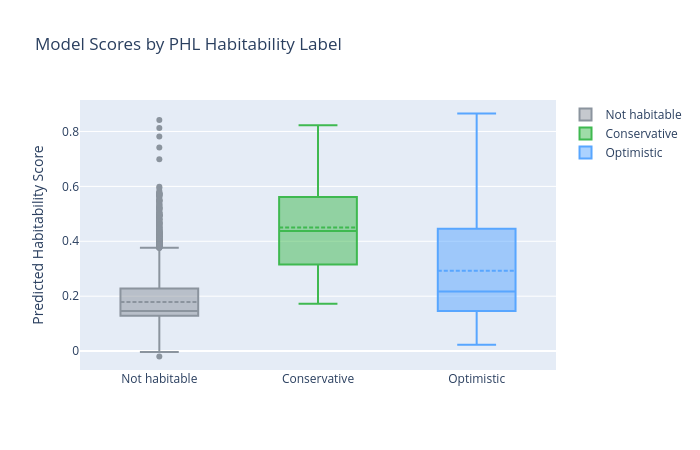

The notebook cell saved with this chart:
### Markdown cell above
### 7.2 PHL Expert Label Validation

The PHL Habitable Worlds Catalog independently labels 70 planets as potentially habitable: 29 in the "conservative" sample (rocky, in habitable zone) and 41 in the "optimistic" sample (may include water worlds or mini-Neptunes). We check if our model's predicted scores align with these expert assessments.

### Code cell
# 7.2 PHL expert label validation
model = joblib.load('../models/best_model.pkl')
imputer = joblib.load('../models/imputer.pkl')

FEATURE_COLS = meta['features']

has_label = df[df['phl_habitable'].notna()].copy()
X_lab = has_label[FEATURE_COLS]
X_lab_imp = pd.DataFrame(imputer.transform(X_lab), columns=FEATURE_COLS, index=X_lab.index)
has_label['predicted'] = model.predict(X_lab_imp)

groups = {0: 'Not habitable', 1: 'Conservative', 2: 'Optimistic'}
summary = []
for label, desc in groups.items():
    subset = has_label[has_label['phl_habitable'] == label]['predicted']
    summary.append({'PHL Label': desc, 'Count': len(subset),
                    'Mean Score': subset.mean(), 'Median': subset.median(),
                    'Min': subset.min(), 'Max': subset.max()})
summary_df = pd.DataFrame(summary).round(4)
display(summary_df)

# Box plot
fig = go.Figure()
for label, desc, color in [(0, 'Not habitable', '#8b949e'), (1, 'Conservative', '#3fb950'), (2, 'Optimistic', '#58a6ff')]:
    scores = has_label[has_label['phl_habitable'] == label]['predicted']
    fig.add_trace(go.Box(y=scores, name=desc, marker_color=color, boxmean=True))
fig.update_layout(
    title='Model Scores by PHL Habitability Label',
    yaxis_title='Predicted Habitability Score',
    height=450, width=700,
)
fig.show()

hab = has_label[has_label['phl_habitable'] > 0]['predicted']
non = has_label[has_label['phl_habitable'] == 0]['predicted']
print(f"Mean score separation (habitable - non-habitable): {hab.mean() - non.mean():.4f}")
print(f"PHL habitable planets scoring > 0.3: {(hab > 0.3).sum()}/{len(hab)} ({100*(hab>0.3).sum()/len(hab):.0f}%)")

### Figure 1 — Plotly figure (JSON) as saved in the notebook; plotly's stock layout.template omitted (floating-point values rounded to 4 significant figures; data arrays with more than 128 entries replaced by an {"elided": "..."} marker saying what was removed)
{"data": [{"boxmean": true, "marker": {"color": "#8b949e"}, "name": "Not habitable", "type": "box", "y": {"elided": "5499 float values"}}, {"boxmean": true, "marker": {"color": "#3fb950"}, "name": "Conservative", "type": "box", "y": [0.3688, 0.3746, 0.5976, 0.5577, 0.464, 0.8201, 0.7747, 0.7675, 0.2113, 0.1725, 0.1892, 0.4379, 0.1914, 0.387, 0.32, 0.3268, 0.5732, 0.4837, 0.4711, 0.4041, 0.491, 0.2064, 0.5407, 0.8226, 0.5496, 0.6448, 0.3363, 0.3027, 0.2736]}, {"boxmean": true, "marker": {"color": "#58a6ff"}, "name": "Optimistic", "type": "box", "y": [0.08723, 0.3905, 0.02353, 0.1804, 0.5929, 0.2172, 0.507, 0.7966, 0.4968, 0.4958, 0.3489, 0.3373, 0.07187, 0.07625, 0.07243, 0.08248, 0.2889, 0.2175, 0.4343, 0.1994, 0.523, 0.598, 0.1085, 0.4811, 0.1765, 0.8655, 0.2174, 0.1334, 0.1715, 0.1491, 0.1499, 0.263, 0.148, 0.2792, 0.5506, 0.2358, 0.1234, 0.1479, 0.141, 0.3832, 0.2197]}], "layout": {"height": 450, "title": {"text": "Model Scores by PHL Habitability Label"}, "width": 700, "yaxis": {"title": {"text": "Predicted Habitability Score"}}}}
